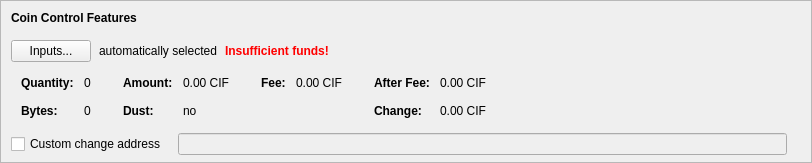
    <widget class="QFrame" name="frameCoinControl">
     <property name="sizePolicy">
      <sizepolicy hsizetype="Expanding" vsizetype="Expanding">
       <horstretch>0</horstretch>
       <verstretch>0</verstretch>
      </sizepolicy>
     </property>
     <property name="maximumSize">
      <size>
       <width>16777215</width>
       <height>16777215</height>
      </size>
     </property>
     <property name="frameShape">
      <enum>QFrame::StyledPanel</enum>
     </property>
     <property name="frameShadow">
      <enum>QFrame::Sunken</enum>
     </property>
     <layout class="QVBoxLayout" name="verticalLayoutCoinControl2">
      <property name="spacing">
       <number>0</number>
      </property>
      <property name="leftMargin">
       <number>0</number>
      </property>
      <property name="topMargin">
       <number>0</number>
      </property>
      <property name="rightMargin">
       <number>0</number>
      </property>
      <property name="bottomMargin">
       <number>6</number>
      </property>
      <item>
       <layout class="QVBoxLayout" name="verticalLayoutCoinControl" stretch="0,0,0,0,1">
        <property name="spacing">
         <number>0</number>
        </property>
        <property name="leftMargin">
         <number>10</number>
        </property>
        <property name="topMargin">
         <number>10</number>
        </property>
        <item>
         <layout class="QHBoxLayout" name="horizontalLayoutCoinControl1">
          <property name="bottomMargin">
           <number>15</number>
          </property>
          <item>
           <widget class="QLabel" name="labelCoinControlFeatures">
            <property name="sizePolicy">
             <sizepolicy hsizetype="Preferred" vsizetype="Maximum">
              <horstretch>0</horstretch>
              <verstretch>0</verstretch>
             </sizepolicy>
            </property>
            <property name="font">
             <font>
              <weight>75</weight>
              <bold>true</bold>
             </font>
            </property>
            <property name="styleSheet">
             <string notr="true">font-weight:bold;</string>
            </property>
            <property name="text">
             <string>Coin Control Features</string>
            </property>
           </widget>
          </item>
         </layout>
        </item>
        <item>
         <layout class="QHBoxLayout" name="horizontalLayoutCoinControl2" stretch="0,0,0,0">
          <property name="spacing">
           <number>8</number>
          </property>
          <property name="bottomMargin">
           <number>10</number>
          </property>
          <item>
           <widget class="QPushButton" name="pushButtonCoinControl">
            <property name="styleSheet">
             <string notr="true"/>
            </property>
            <property name="text">
             <string>Inputs...</string>
            </property>
            <property name="autoDefault">
             <bool>false</bool>
            </property>
           </widget>
          </item>
          <item>
           <widget class="QLabel" name="labelCoinControlAutomaticallySelected">
            <property name="text">
             <string>automatically selected</string>
            </property>
            <property name="margin">
             <number>5</number>
            </property>
           </widget>
          </item>
          <item>
           <widget class="QLabel" name="labelCoinControlInsuffFunds">
            <property name="font">
             <font>
              <weight>75</weight>
              <bold>true</bold>
             </font>
            </property>
            <property name="styleSheet">
             <string notr="true">color:red;font-weight:bold;</string>
            </property>
            <property name="text">
             <string>Insufficient funds!</string>
            </property>
            <property name="margin">
             <number>5</number>
            </property>
           </widget>
          </item>
          <item>
           <spacer name="horizontalSpacerCoinControl">
            <property name="orientation">
             <enum>Qt::Horizontal</enum>
            </property>
            <property name="sizeHint" stdset="0">
             <size>
              <width>40</width>
              <height>1</height>
             </size>
            </property>
           </spacer>
          </item>
         </layout>
        </item>
        <item>
         <widget class="QWidget" name="widgetCoinControl" native="true">
          <property name="sizePolicy">
           <sizepolicy hsizetype="Preferred" vsizetype="Preferred">
            <horstretch>0</horstretch>
            <verstretch>0</verstretch>
           </sizepolicy>
          </property>
          <property name="minimumSize">
           <size>
            <width>0</width>
            <height>0</height>
           </size>
          </property>
          <property name="styleSheet">
           <string notr="true"/>
          </property>
          <layout class="QHBoxLayout" name="horizontalLayoutCoinControl5">
           <property name="leftMargin">
            <number>0</number>
           </property>
           <property name="topMargin">
            <number>0</number>
           </property>
           <property name="rightMargin">
            <number>0</number>
           </property>
           <property name="bottomMargin">
            <number>0</number>
           </property>
           <item>
            <layout class="QHBoxLayout" name="horizontalLayoutCoinControl3" stretch="0,0,0,1">
             <property name="spacing">
              <number>20</number>
             </property>
             <property name="topMargin">
              <number>0</number>
             </property>
             <property name="bottomMargin">
              <number>10</number>
             </property>
             <item>
              <layout class="QFormLayout" name="formLayoutCoinControl1">
               <property name="horizontalSpacing">
                <number>10</number>
               </property>
               <property name="verticalSpacing">
                <number>14</number>
               </property>
               <property name="leftMargin">
                <number>10</number>
               </property>
               <property name="topMargin">
                <number>4</number>
               </property>
               <property name="rightMargin">
                <number>6</number>
               </property>
               <item row="0" column="0">
                <widget class="QLabel" name="labelCoinControlQuantityText">
                 <property name="font">
                  <font>
                   <weight>75</weight>
                   <bold>true</bold>
                  </font>
                 </property>
                 <property name="text">
                  <string>Quantity:</string>
                 </property>
                 <property name="margin">
                  <number>0</number>
                 </property>
                </widget>
               </item>
               <item row="0" column="1">
                <widget class="QLabel" name="labelCoinControlQuantity">
                 <property name="cursor">
                  <cursorShape>IBeamCursor</cursorShape>
                 </property>
                 <property name="contextMenuPolicy">
                  <enum>Qt::ActionsContextMenu</enum>
                 </property>
                 <property name="text">
                  <string notr="true">0</string>
                 </property>
                 <property name="margin">
                  <number>0</number>
                 </property>
                 <property name="textInteractionFlags">
                  <set>Qt::LinksAccessibleByMouse|Qt::TextSelectableByKeyboard|Qt::TextSelectableByMouse</set>
                 </property>
                </widget>
               </item>
               <item row="1" column="0">
                <widget class="QLabel" name="labelCoinControlBytesText">
                 <property name="font">
                  <font>
                   <weight>75</weight>
                   <bold>true</bold>
                  </font>
                 </property>
                 <property name="text">
                  <string>Bytes:</string>
                 </property>
                </widget>
               </item>
               <item row="1" column="1">
                <widget class="QLabel" name="labelCoinControlBytes">
                 <property name="cursor">
                  <cursorShape>IBeamCursor</cursorShape>
                 </property>
                 <property name="contextMenuPolicy">
                  <enum>Qt::ActionsContextMenu</enum>
                 </property>
                 <property name="text">
                  <string notr="true">0</string>
                 </property>
                 <property name="textInteractionFlags">
                  <set>Qt::LinksAccessibleByMouse|Qt::TextSelectableByKeyboard|Qt::TextSelectableByMouse</set>
                 </property>
                </widget>
               </item>
              </layout>
             </item>
             <item>
              <layout class="QFormLayout" name="formLayoutCoinControl2">
               <property name="horizontalSpacing">
                <number>10</number>
               </property>
               <property name="verticalSpacing">
                <number>14</number>
               </property>
               <property name="leftMargin">
                <number>6</number>
               </property>
               <property name="topMargin">
                <number>4</number>
               </property>
               <property name="rightMargin">
                <number>6</number>
               </property>
               <item row="0" column="0">
                <widget class="QLabel" name="labelCoinControlAmountText">
                 <property name="font">
                  <font>
                   <weight>75</weight>
                   <bold>true</bold>
                  </font>
                 </property>
                 <property name="text">
                  <string>Amount:</string>
                 </property>
                 <property name="margin">
                  <number>0</number>
                 </property>
                </widget>
               </item>
               <item row="0" column="1">
                <widget class="QLabel" name="labelCoinControlAmount">
                 <property name="cursor">
                  <cursorShape>IBeamCursor</cursorShape>
                 </property>
                 <property name="contextMenuPolicy">
                  <enum>Qt::ActionsContextMenu</enum>
                 </property>
                 <property name="text">
                  <string notr="true">0.00 CIF</string>
                 </property>
                 <property name="textInteractionFlags">
                  <set>Qt::LinksAccessibleByMouse|Qt::TextSelectableByKeyboard|Qt::TextSelectableByMouse</set>
                 </property>
                </widget>
               </item>
               <item row="1" column="0">
                <widget class="QLabel" name="labelCoinControlLowOutputText">
                 <property name="font">
                  <font>
                   <weight>75</weight>
                   <bold>true</bold>
                  </font>
                 </property>
                 <property name="text">
                  <string>Dust:</string>
                 </property>
                </widget>
               </item>
               <item row="1" column="1">
                <widget class="QLabel" name="labelCoinControlLowOutput">
                 <property name="cursor">
                  <cursorShape>IBeamCursor</cursorShape>
                 </property>
                 <property name="contextMenuPolicy">
                  <enum>Qt::ActionsContextMenu</enum>
                 </property>
                 <property name="text">
                  <string notr="true">no</string>
                 </property>
                 <property name="textInteractionFlags">
                  <set>Qt::LinksAccessibleByMouse|Qt::TextSelectableByKeyboard|Qt::TextSelectableByMouse</set>
                 </property>
                </widget>
               </item>
              </layout>
             </item>
             <item>
              <layout class="QFormLayout" name="formLayoutCoinControl3">
               <property name="horizontalSpacing">
                <number>10</number>
               </property>
               <property name="verticalSpacing">
                <number>14</number>
               </property>
               <property name="leftMargin">
                <number>6</number>
               </property>
               <property name="topMargin">
                <number>4</number>
               </property>
               <property name="rightMargin">
                <number>6</number>
               </property>
               <item row="0" column="0">
                <widget class="QLabel" name="labelCoinControlFeeText">
                 <property name="font">
                  <font>
                   <weight>75</weight>
                   <bold>true</bold>
                  </font>
                 </property>
                 <property name="text">
                  <string>Fee:</string>
                 </property>
                 <property name="margin">
                  <number>0</number>
                 </property>
                </widget>
               </item>
               <item row="0" column="1">
                <widget class="QLabel" name="labelCoinControlFee">
                 <property name="cursor">
                  <cursorShape>IBeamCursor</cursorShape>
                 </property>
                 <property name="contextMenuPolicy">
                  <enum>Qt::ActionsContextMenu</enum>
                 </property>
                 <property name="text">
                  <string notr="true">0.00 CIF</string>
                 </property>
                 <property name="textInteractionFlags">
                  <set>Qt::LinksAccessibleByMouse|Qt::TextSelectableByKeyboard|Qt::TextSelectableByMouse</set>
                 </property>
                </widget>
               </item>
             </layout>
             </item>
             <item>
              <layout class="QFormLayout" name="formLayoutCoinControl4">
               <property name="horizontalSpacing">
                <number>10</number>
               </property>
               <property name="verticalSpacing">
                <number>14</number>
               </property>
               <property name="leftMargin">
                <number>6</number>
               </property>
               <property name="topMargin">
                <number>4</number>
               </property>
               <property name="rightMargin">
                <number>6</number>
               </property>
               <item row="0" column="0">
                <widget class="QLabel" name="labelCoinControlAfterFeeText">
                 <property name="font">
                  <font>
                   <weight>75</weight>
                   <bold>true</bold>
                  </font>
                 </property>
                 <property name="text">
                  <string>After Fee:</string>
                 </property>
                 <property name="margin">
                  <number>0</number>
                 </property>
                </widget>
               </item>
               <item row="0" column="1">
                <widget class="QLabel" name="labelCoinControlAfterFee">
                 <property name="cursor">
                  <cursorShape>IBeamCursor</cursorShape>
                 </property>
                 <property name="contextMenuPolicy">
                  <enum>Qt::ActionsContextMenu</enum>
                 </property>
                 <property name="text">
                  <string notr="true">0.00 CIF</string>
                 </property>
                 <property name="textInteractionFlags">
                  <set>Qt::LinksAccessibleByMouse|Qt::TextSelectableByKeyboard|Qt::TextSelectableByMouse</set>
                 </property>
                </widget>
               </item>
               <item row="1" column="0">
                <widget class="QLabel" name="labelCoinControlChangeText">
                 <property name="font">
                  <font>
                   <weight>75</weight>
                   <bold>true</bold>
                  </font>
                 </property>
                 <property name="text">
                  <string>Change:</string>
                 </property>
                </widget>
               </item>
               <item row="1" column="1">
                <widget class="QLabel" name="labelCoinControlChange">
                 <property name="cursor">
                  <cursorShape>IBeamCursor</cursorShape>
                 </property>
                 <property name="contextMenuPolicy">
                  <enum>Qt::ActionsContextMenu</enum>
                 </property>
                 <property name="text">
                  <string notr="true">0.00 CIF</string>
                 </property>
                 <property name="textInteractionFlags">
                  <set>Qt::LinksAccessibleByMouse|Qt::TextSelectableByKeyboard|Qt::TextSelectableByMouse</set>
                 </property>
                </widget>
               </item>
              </layout>
             </item>
            </layout>
           </item>
          </layout>
         </widget>
        </item>
        <item>
         <layout class="QHBoxLayout" name="horizontalLayoutCoinControl4" stretch="0,0,0">
          <property name="spacing">
           <number>12</number>
          </property>
          <property name="sizeConstraint">
           <enum>QLayout::SetDefaultConstraint</enum>
          </property>
          <property name="topMargin">
           <number>5</number>
          </property>
          <property name="rightMargin">
           <number>5</number>
          </property>
          <item>
           <widget class="QCheckBox" name="checkBoxCoinControlChange">
            <property name="toolTip">
             <string>If this is activated, but the change address is empty or invalid, change will be sent to a newly generated address.</string>
            </property>
            <property name="text">
             <string>Custom change address</string>
            </property>
           </widget>
          </item>
          <item>
           <widget class="QValidatedLineEdit" name="lineEditCoinControlChange">
            <property name="enabled">
             <bool>false</bool>
            </property>
            <property name="sizePolicy">
             <sizepolicy hsizetype="Expanding" vsizetype="Fixed">
              <horstretch>0</horstretch>
              <verstretch>0</verstretch>
             </sizepolicy>
            </property>
           </widget>
          </item>
          <item>
           <widget class="QLabel" name="labelCoinControlChangeLabel">
            <property name="sizePolicy">
             <sizepolicy hsizetype="Preferred" vsizetype="Expanding">
              <horstretch>0</horstretch>
              <verstretch>0</verstretch>
             </sizepolicy>
            </property>
            <property name="minimumSize">
             <size>
              <width>0</width>
              <height>0</height>
             </size>
            </property>
            <property name="text">
             <string/>
            </property>
            <property name="margin">
             <number>3</number>
            </property>
           </widget>
          </item>
         </layout>
        </item>
        <item>
         <spacer name="verticalSpacerCoinControl">
          <property name="orientation">
           <enum>Qt::Vertical</enum>
          </property>
          <property name="sizeHint" stdset="0">
           <size>
            <width>800</width>
            <height>1</height>
           </size>
          </property>
         </spacer>
        </item>
       </layout>
      </item>
     </layout>
    </widget>
